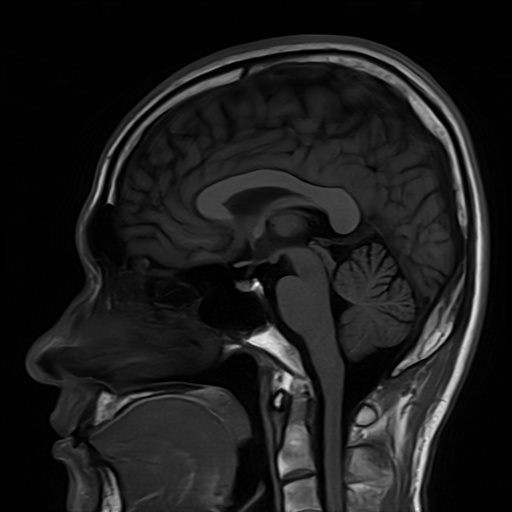
%> input picture Experiment_04/Inputs/images/MRI.jpg, 512 x 512 px
$ octave --eval "example_01;"   (GNU Octave 9; MATLAB toolbox functions it lacks are replaced by stand-ins)
%> lines starting %> are read from the running program, lines starting %| are printed output that depends on the picture
%% ==============================================================================
%% SCRIPT: example_01.m
%% Experiment 04: Noise Modeling & Adaptive Filtering in Medical Images
%% Example 01: Medical Noise Modeling & Multi-Filter Restoration Benchmark
%% Course: Medical Image Processing | Riphah International University
%% Instructor: Engr. Rana Talha Khalid
%% ==============================================================================

function example_01()
    fprintf('======================================================================\n');
    fprintf('EXPERIMENT 04 - MATLAB EXAMPLE 01: NOISE RESTORATION BENCHMARK\n');
    fprintf('======================================================================\n');

    script_dir = fileparts(mfilename('fullpath'));
    exp_dir = fileparts(script_dir);
    img_path = fullfile(exp_dir, 'Inputs', 'images', 'MRI.jpg');

    if ~exist(img_path, 'file')
        img_path = fullfile(exp_dir, '..', '..', 'images', 'MRI.jpg');
    end

    fprintf('[INFO] Loading reference MRI scan: %s\n', img_path);
    ref = imread(img_path);
%> ref is the input picture: size 512x512 uint8; min 0, max 254, mean 27.9
    if size(ref, 3) == 3; ref = rgb2gray(ref); end

    [H, W] = size(ref);
%> H = 512; W = 512
    fprintf('[INFO] Dimensions: %d x %d pixels, Class: %s\n', W, H, class(ref));
%| [INFO] Dimensions: 512 x 512 pixels, Class: uint8

    % 1. Simulate Mixed Noise: Gaussian (var=0.005) + 10% Salt & Pepper
    rng(42);
    gNoisy = imnoise(ref, 'gaussian', 0, 0.005);
    noisy = imnoise(gNoisy, 'salt & pepper', 0.10);
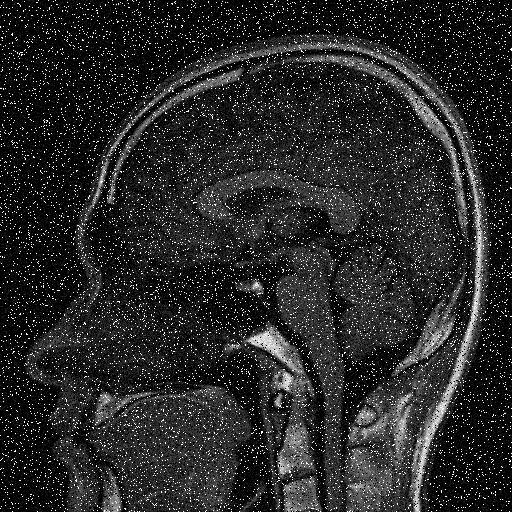
%> noisy: size 512x512 uint8; min 0, max 255, mean 40.6

    % 2. Apply Filters
    fprintf('[INFO] Computing Linear Mean 5x5 Filter...\n');
    hMean5 = fspecial('average', [5 5]);
    mean5 = imfilter(noisy, hMean5, 'replicate');
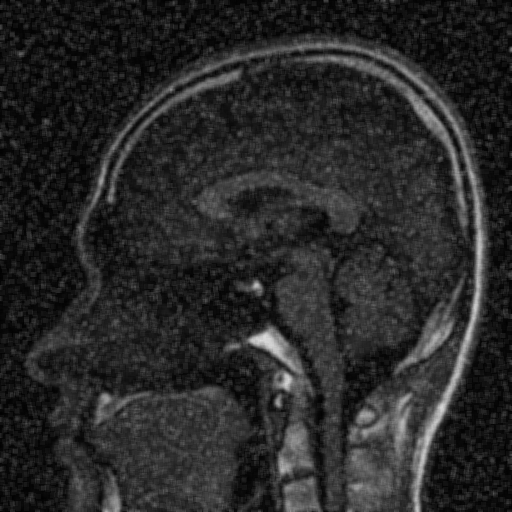
%> mean5: size 512x512 uint8; min 1, max 220, mean 40.6

    fprintf('[INFO] Computing Standard Median 3x3 Filter...\n');
    med3 = medfilt2(noisy, [3 3], 'symmetric');

    fprintf('[INFO] Computing Adaptive Wiener 5x5 Filter...\n');
    wiener5 = wiener2(noisy, [5 5]);
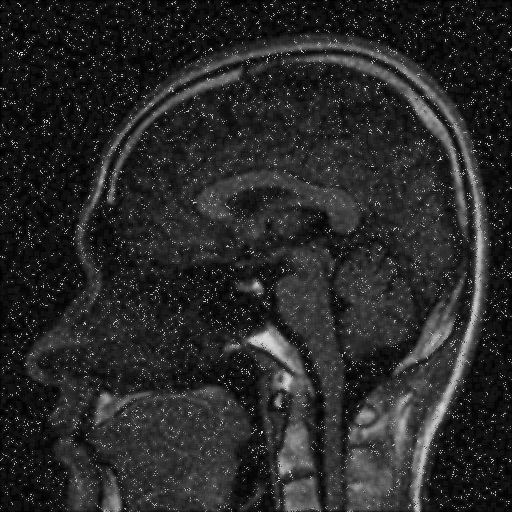
%> wiener5: size 512x512 uint8; min 1, max 224, mean 40.5

    fprintf('[INFO] Computing Standard Median 5x5 Filter...\n');
    med5 = medfilt2(noisy, [5 5], 'symmetric');

    % 3. Benchmark Metrics
    tests = {
        'Noisy Scan Baseline', noisy;
        'Linear Mean 5x5', mean5;
        'Adaptive Wiener 5x5', wiener5;
        'Standard Median 3x3', med3;
        'Standard Median 5x5', med5
    };
%> tests = 10 items

    fprintf('\n%-24s | %-12s | %-10s | %-30s\n', 'Filter', 'PSNR (dB)', 'SSIM', 'Clinical Assessment');
    fprintf('--------------------------------------------------------------------------------------\n');
    for i = 1:size(tests, 1)
        im = tests{i, 2};
        p = psnr(im, ref);
        s = ssim(im, ref);
        if i == 1
            obs = 'Severely corrupted by bipolar noise';
        elseif i == 2
            obs = 'Impulses smeared into gray smudges';
        elseif i == 3
            obs = 'Poor on impulses (Gaussian assumption)';
        elseif i == 4
            obs = 'Impulses removed; high edge retention';
        else
            obs = 'Impulses cleared; slight corner rounding';
        end
        fprintf('%-24s | %-12.2f | %-10.4f | %s\n', tests{i, 1}, p, s, obs);
    end
%> this loop made 5 passes
%> (p, s) on passes 1 to 5: (13.39, 0.0961), (22.68, 0.402), (19.54, 0.307), (29.56, 0.626), (31.36, 0.77)
%| Noisy Scan Baseline      | 13.39        | 0.0961     | Severely corrupted by bipolar noise
%| Linear Mean 5x5          | 22.68        | 0.4015     | Impulses smeared into gray smudges
%| Adaptive Wiener 5x5      | 19.54        | 0.3070     | Poor on impulses (Gaussian assumption)
%| Standard Median 3x3      | 29.56        | 0.6262     | Impulses removed; high edge retention
%| Standard Median 5x5      | 31.36        | 0.7699     | Impulses cleared; slight corner rounding
    fprintf('--------------------------------------------------------------------------------------\n');
    fprintf('>>> Conclusion: Median filters eliminate impulse noise cleanly (> +15 dB PSNR gain).\n');

    % 4. Visualization: 6-Panel Composite
    fig = figure('Visible', 'off', 'Position', [100, 100, 1250, 850]);

    subplot(2, 3, 1);
    imshow(ref);
    title('A: Clean Reference MRI', 'FontSize', 10, 'FontWeight', 'bold', 'Color', [0.12 0.23 0.54]);

    subplot(2, 3, 2);
    imshow(noisy);
    title(sprintf('B: Mixed Noisy Scan (10%% SP + Gauss)\nPSNR: %.2f dB | SSIM: %.4f', psnr(noisy, ref), ssim(noisy, ref)), ...
          'FontSize', 9.5, 'FontWeight', 'bold', 'Color', [0.72 0.15 0.15]);

    subplot(2, 3, 3);
    imshow(mean5);
    title(sprintf('C: Linear Mean 5x5 (Smear Failure)\nPSNR: %.2f dB | SSIM: %.4f', psnr(mean5, ref), ssim(mean5, ref)), ...
          'FontSize', 9.5, 'FontWeight', 'bold', 'Color', [0.72 0.15 0.15]);

    subplot(2, 3, 4);
    imshow(wiener5);
    title(sprintf('D: Adaptive Wiener 5x5 (Gaussian Only)\nPSNR: %.2f dB | SSIM: %.4f', psnr(wiener5, ref), ssim(wiener5, ref)), ...
          'FontSize', 9.5, 'FontWeight', 'bold', 'Color', [0.77 0.54 0.02]);

    subplot(2, 3, 5);
    imshow(med3);
    title(sprintf('E: Standard Median 3x3 [Optimal]\nPSNR: %.2f dB | SSIM: %.4f', psnr(med3, ref), ssim(med3, ref)), ...
          'FontSize', 9.5, 'FontWeight', 'bold', 'Color', [0.08 0.50 0.24]);

    subplot(2, 3, 6);
    imshow(med5);
    title(sprintf('F: Standard Median 5x5 (Heavy Filter)\nPSNR: %.2f dB | SSIM: %.4f', psnr(med5, ref), ssim(med5, ref)), ...
          'FontSize', 9.5, 'FontWeight', 'bold', 'Color', [0.12 0.23 0.54]);

    sgtitle('MATLAB Example 01: Medical Noise Modeling & Multi-Filter Restoration Benchmark', ...
            'FontSize', 13, 'FontWeight', 'bold');

    % Save figures
    out_dir_m = fullfile(exp_dir, 'Outputs', 'MATLAB');
    fig_dir = fullfile(exp_dir, 'Figures');
    if ~exist(out_dir_m, 'dir'); mkdir(out_dir_m); end
    if ~exist(fig_dir, 'dir'); mkdir(fig_dir); end

    out_path_1 = fullfile(out_dir_m, 'exp04_example_01_noise_filtering_m.png');
    out_path_2 = fullfile(fig_dir, 'exp04_example_01_noise_filtering_m.png');

    exportgraphics(fig, out_path_1, 'Resolution', 300);
    exportgraphics(fig, out_path_2, 'Resolution', 300);
    close(fig);

    fprintf('[SUCCESS] Saved MATLAB figure to:\n  %s\n  %s\n', out_path_1, out_path_2);
end
